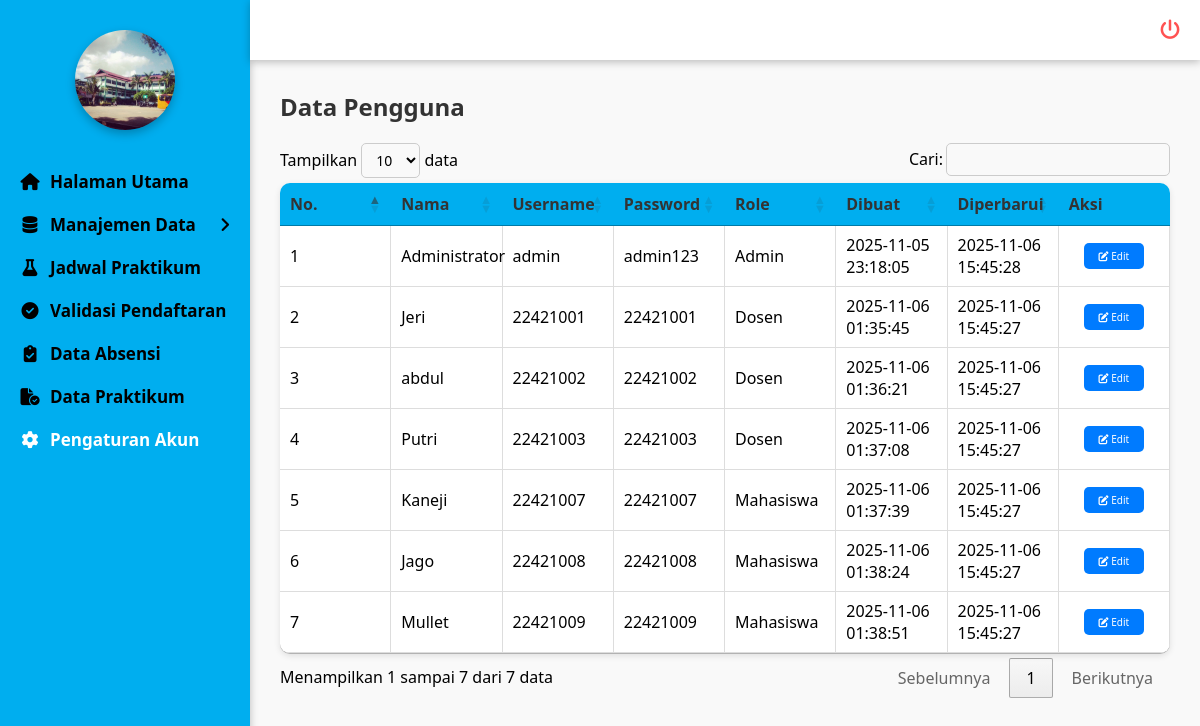
The page /admin/pengaturan/pengaturan.php (signed in) on the database as committed earlier.
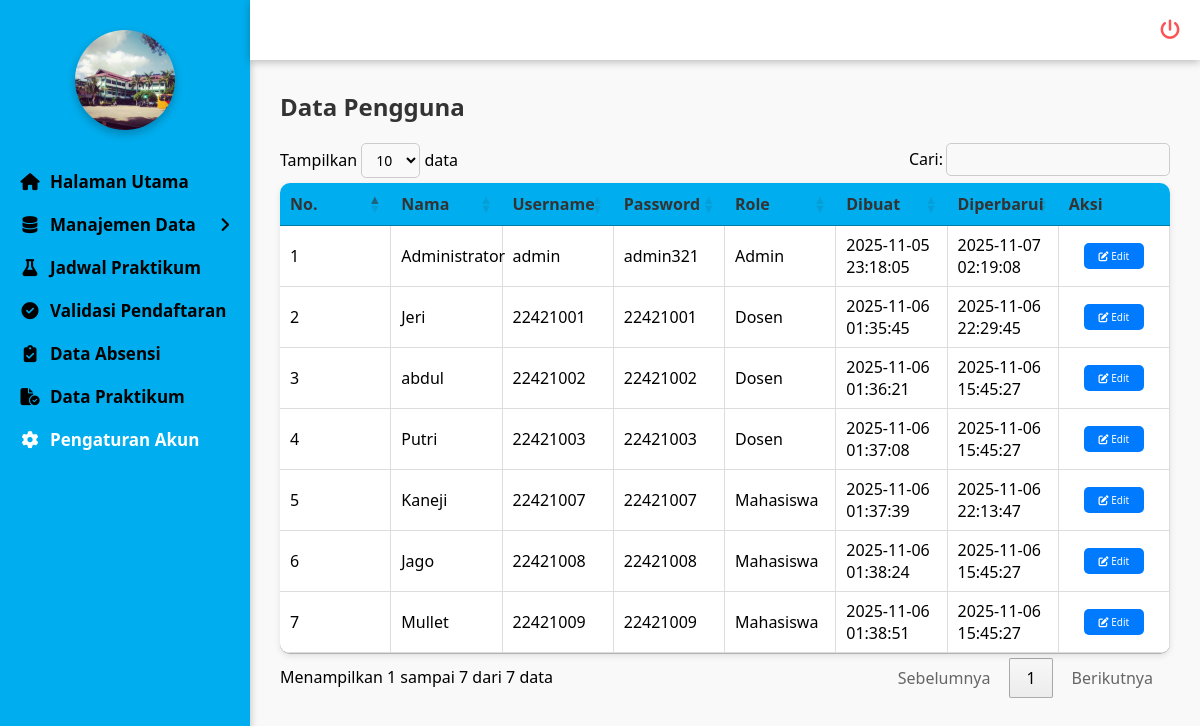
The same page on the database as committed later.
### tables this page shows
CREATE TABLE `users` (
  `id` int NOT NULL,
  `nama` varchar(100) NOT NULL,
  `username` varchar(100) DEFAULT NULL,
  `password` varchar(255) DEFAULT NULL,
  `role` enum('Admin','Dosen','Mahasiswa') NOT NULL,
  `created_at` datetime NOT NULL DEFAULT CURRENT_TIMESTAMP,
  `updated_at` datetime DEFAULT NULL ON UPDATE CURRENT_TIMESTAMP
);

### admin/pengaturan/pengaturan.php (the view, shortened to what this page needs)
<?php
include '../../koneksi/sidebar.php';
include '../../koneksi/koneksi.php';
function e($v){ return htmlspecialchars((string)($v ?? ''), ENT_QUOTES, 'UTF-8'); }
?>
<link rel="stylesheet" href="https://cdn.datatables.net/1.13.6/css/jquery.dataTables.min.css">
<link rel="stylesheet" href="https://cdnjs.cloudflare.com/ajax/libs/font-awesome/6.5.0/css/all.min.css">
<div class="konten-utama">
  <h2>Data Pengguna</h2>
  <table id="tabel-users" class="tabel-dosen">
    <thead>
      <tr>
        <th>No.</th>
        <th>Nama</th>
        <th>Username</th>
        <th>Password</th>
        <th>Role</th>
        <th>Dibuat</th>
        <th>Diperbarui</th>
        <th>Aksi</th>
      </tr>
    </thead>
    <tbody>
      <?php
      $no=1;
      $q = mysqli_query($conn,"SELECT id, nama, username, password, role, created_at, updated_at FROM users ORDER BY id ASC");
      while($row = mysqli_fetch_assoc($q)) {
      ?>
      <tr>
        <td data-label="No"><?= $no++; ?></td>
        <td data-label="Nama"><?= e($row['nama']); ?></td>
        <td data-label="Username"><?= e($row['username']); ?></td>
        <td data-label="Password"><?= e($row['password']); ?></td>
        <td data-label="Role"><?= e($row['role']); ?></td>
        <td data-label="Dibuat"><?= e($row['created_at']); ?></td>
        <td data-label="Diperbarui"><?= e($row['updated_at']); ?></td>
        <td data-label="Aksi">
          <button class="tombol tombol-edit" onclick="editUser(<?= (int)$row['id']; ?>)">
            <i class="fa-solid fa-pen-to-square"></i> Edit
          </button>
        </td>
      </tr>
      <?php } ?>
    </tbody>
  </table>
</div>

Rows that differ between the two databases and show on the page:
changed users "Administrator": password "admin123" → "admin321"; updated_at "2025-11-06 15:45:28" → "2025-11-07 02:19:08"
changed users "Jeri": updated_at "2025-11-06 15:45:27" → "2025-11-06 22:29:45"
changed users "Kaneji": updated_at "2025-11-06 15:45:27" → "2025-11-06 22:13:47"
